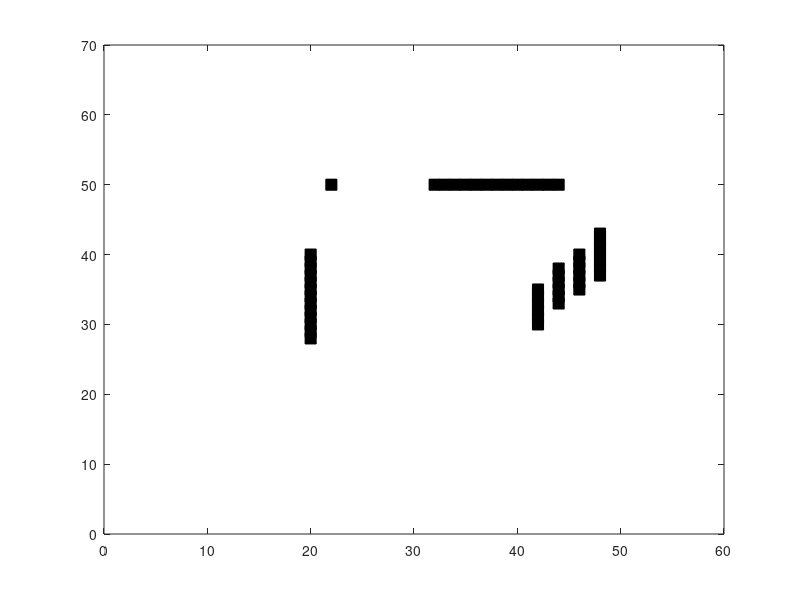

Recreate this plot in MATLAB.
function [od]=obs()
od=[41 50;42 50;43,50;44 50;38 50;32 50;33 50;34 50;35 50;36 50;37 50;39 50;40 50;20 40;20 28;20 29;20 30;20 31;20 32;20 33;20 34;20 35;20 36;20 37;20 38;20 39
    44 38;44 37;44 36;44 35;44 34;44 33;42 35;42 34;42 33;42 32;42 31;42 30;46 40;46 39;46 38;46 37;46 36;46 35;48 38;48 37;48 42;48 41;48 43;48 40;48 39
    22 50];
%20 34;21 43;22 44;23 45;24 46;25 47;26 48;27 49;28 50;20 36;20 38;46 40;46 38;48 38;48 41;48 43;40 22;40 24;40 26;40 29;40 32;40 34;42 22;42 24;42 26;42 28;42 30;42 32;42 34;42 34;
%44 22;44 24;44 26;44 28;44 30;44 32;44 34;44 36;44 38;44 40];
plot( od(:,1),od(:,2),'sk','MarkerSize',8,'MarkerFaceColor','k'); 
axis([0 60 0 70]);
hold on
